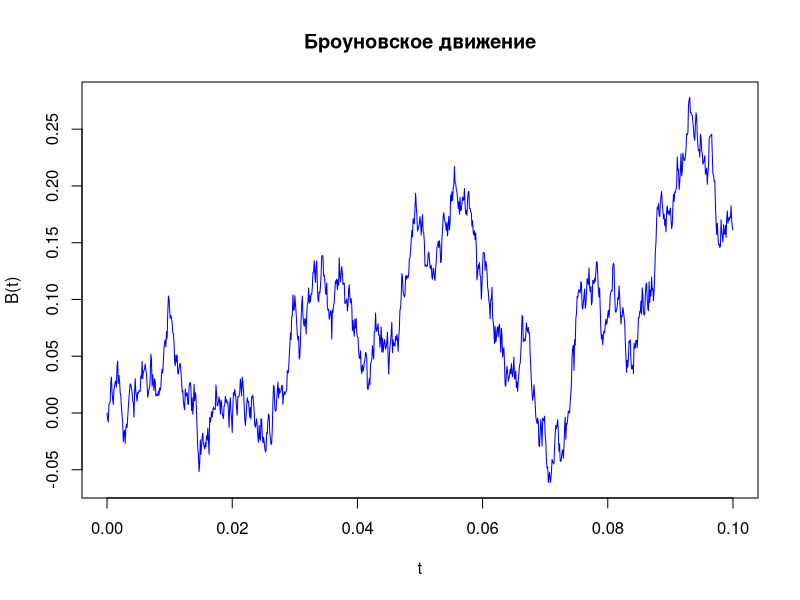

This figure's R source:
set.seed(123)  

#Variable&Function-Declaration----
BrownSimulate = function(delta, steps) {
  incr = rnorm(steps, mean = 0, sd = sqrt(delta))  
  B = c(0, cumsum(incr))  
  return(B)
}

# Параметры
delta = 0.0001
steps = 1000

# Генерация времени и броуновского движения
tp = seq(0, steps * delta, by = delta)
B = BrownSimulate(delta, steps)

# Визуализация броуновского движения
plot(tp, B, type = "l", col = "blue", lwd = 1,
     main = "Броуновское движение", xlab = "t", ylab = "B(t)")
